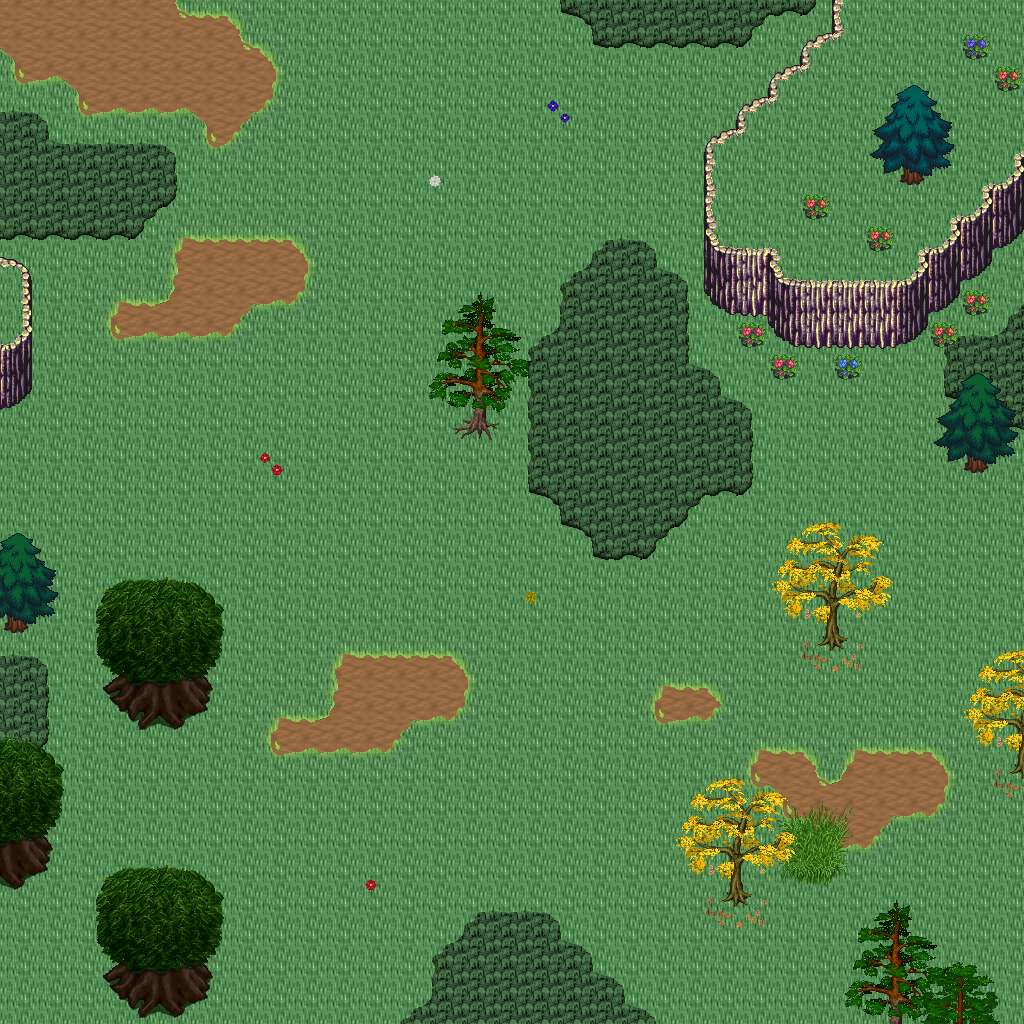

The image is a tile-based game level rendered from a .tmx file. Its description and source (layers, tilesets, objects; grid data summarised) follow:
An orthogonal 32x32 tile map with 32x32 px tiles, 5 tile layers (Ground, Objects, Objects2, Above, ...), 1 hidden layer not drawn, 24 tilesets.

<map version="1.10" tiledversion="1.11.0" orientation="orthogonal" renderorder="right-down" width="32" height="32" tilewidth="32" tileheight="32" infinite="0" nextlayerid="11" nextobjectid="1">
 <tileset firstgid="1" name="logic_collision" tilewidth="32" tileheight="32" tilecount="1" columns="1">
  <image source="../drawable/logic_collision.png" width="32" height="32" />
 </tileset>
 <tileset firstgid="2" name="ground_ground" tilewidth="32" tileheight="32" tilecount="33" columns="3">
  <image source="../drawable/ground_ground.png" width="96" height="352" />
 </tileset>
 <tileset firstgid="35" name="terrain_grassland" tilewidth="32" tileheight="32" tilecount="88" columns="8">
  <image source="../drawable/terrain_grassland.png" width="256" height="352" />
 </tileset>
 <tileset firstgid="123" name="ground_grass_corners" tilewidth="32" tileheight="32" tilecount="24" columns="6">
  <image source="../drawable/ground_grass_corners.png" width="192" height="128" />
 </tileset>
 <tileset firstgid="147" name="ground_grass_edges" tilewidth="32" tileheight="32" tilecount="36" columns="12">
  <image source="../drawable/ground_grass_edges.png" width="384" height="96" />
 </tileset>
 <tileset firstgid="183" name="ground_grass_2" tilewidth="32" tileheight="32" tilecount="21" columns="3">
  <image source="../drawable/ground_grass_2.png" width="96" height="224" />
 </tileset>
 <tileset firstgid="204" name="plant_tree_tree_darkgreen" tilewidth="32" tileheight="32" tilecount="88" columns="8">
  <image source="../drawable/plant_tree_tree_darkgreen.png" width="256" height="352" />
 </tileset>
 <tileset firstgid="292" name="plant_tree_pine_tree" tilewidth="32" tileheight="32" tilecount="20" columns="4">
  <image source="../drawable/plant_tree_pine_tree.png" width="128" height="160" />
 </tileset>
 <tileset firstgid="312" name="plant_tree_pine_tree_1" tilewidth="32" tileheight="32" tilecount="20" columns="4">
  <image source="../drawable/plant_tree_pine_tree_1.png" width="128" height="160" />
 </tileset>
 <tileset firstgid="332" name="plant_tree_evergreen" tilewidth="32" tileheight="32" tilecount="36" columns="3">
  <image source="../drawable/plant_tree_evergreen.png" width="96" height="384" />
 </tileset>
 <tileset firstgid="368" name="plant_tree_fall_trees" tilewidth="32" tileheight="32" tilecount="40" columns="8">
  <image source="../drawable/plant_tree_fall_trees.png" width="256" height="160" />
 </tileset>
 <tileset firstgid="408" name="plant_flower_daisy_blue" tilewidth="32" tileheight="32" tilecount="8" columns="2">
  <image source="../drawable/plant_flower_daisy_blue.png" width="64" height="128" />
 </tileset>
 <tileset firstgid="416" name="plant_flower_daisy_red" tilewidth="32" tileheight="32" tilecount="8" columns="2">
  <image source="../drawable/plant_flower_daisy_red.png" width="64" height="128" />
 </tileset>
 <tileset firstgid="424" name="plant_flower_daisy_white" tilewidth="32" tileheight="32" tilecount="8" columns="2">
  <image source="../drawable/plant_flower_daisy_white.png" width="64" height="128" />
 </tileset>
 <tileset firstgid="432" name="plant_flower_daisy_yellow" tilewidth="32" tileheight="32" tilecount="8" columns="2">
  <image source="../drawable/plant_flower_daisy_yellow.png" width="64" height="128" />
 </tileset>
 <tileset firstgid="440" name="plant_leaves" tilewidth="32" tileheight="32" tilecount="8" columns="4">
  <image source="../drawable/plant_leaves.png" width="128" height="64" />
 </tileset>
 <tileset firstgid="448" name="logic_creature_animal" tilewidth="32" tileheight="32" tilecount="32" columns="8">
  <image source="../drawable/logic_creature_animal.png" width="256" height="128" />
 </tileset>
 <tileset firstgid="480" name="plant_flower_red_blue_clusters" tilewidth="32" tileheight="32" tilecount="4" columns="1">
  <image source="../drawable/plant_flower_red_blue_clusters.png" width="32" height="128" />
 </tileset>
 <tileset firstgid="484" name="ground_tall_grass" tilewidth="32" tileheight="32" tilecount="15" columns="5">
  <image source="../drawable/ground_tall_grass.png" width="160" height="96" />
 </tileset>
 <tileset firstgid="499" name="logic_creature_reptile" tilewidth="32" tileheight="32" tilecount="7" columns="7">
  <image source="../drawable/logic_creature_reptile.png" width="224" height="32" />
 </tileset>
 <tileset firstgid="506" name="logic_creature_fowl" tilewidth="32" tileheight="32" tilecount="6" columns="6">
  <image source="../drawable/logic_creature_fowl.png" width="192" height="32" />
 </tileset>
 <tileset firstgid="512" name="plant_bush_berried" tilewidth="32" tileheight="32" tilecount="60" columns="5">
  <image source="../drawable/plant_bush_berried.png" width="160" height="384" />
 </tileset>
 <tileset firstgid="572" name="plant_bushes_and_trees" tilewidth="32" tileheight="32" tilecount="144" columns="16">
  <image source="../drawable/plant_bushes_and_trees.png" width="512" height="289" />
 </tileset>
 <tileset firstgid="716" name="plant_bush_leafy" tilewidth="32" tileheight="32" tilecount="48" columns="8">
  <image source="../drawable/plant_bush_leafy.png" width="256" height="192" />
 </tileset>
 <layer id="1" name="Ground" width="32" height="32">
  <data>[1024 cells, 1024 non-empty, 3 distinct tile ids]</data>
 </layer>
 <layer id="2" name="Objects" width="32" height="32">
  <data>[1024 cells, 256 non-empty, 57 distinct tile ids]</data>
 </layer>
 <layer id="3" name="Objects2" width="32" height="32">
  <data>[1024 cells, 36 non-empty, 27 distinct tile ids]</data>
 </layer>
 <layer id="4" name="Above" width="32" height="32">
  <data>[1024 cells, 125 non-empty, 56 distinct tile ids]</data>
 </layer>
 <layer id="5" name="Above2" width="32" height="32">
  <data>[1024 cells, 8 non-empty, 8 distinct tile ids]</data>
 </layer>
 <layer id="6" name="Walkable" width="32" height="32" visible="0">
  <data>[1024 cells, 109 non-empty, 1 distinct tile ids]</data>
 </layer>
 <objectgroup id="7" name="Mapevents" />
 <objectgroup id="8" name="Spawn" />
 <objectgroup id="9" name="Keys" />
 <objectgroup id="10" name="Replace" />
</map>
